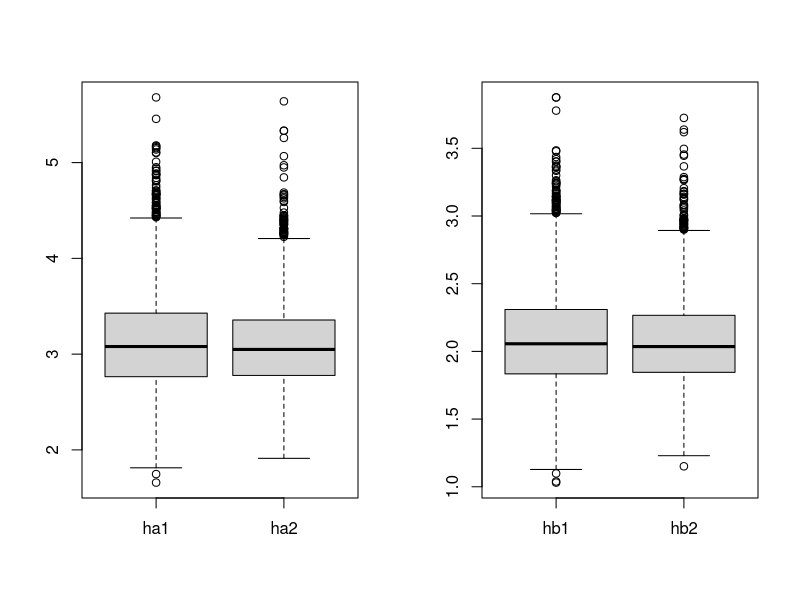

This chart was generated by the following R code:
profile <- function(a, n, barX, barlX){
  ll <- -n*a*log(a)+n*a*log(barX)+n*log(gamma(a))-n*(a-1)*barlX +n*a
}

a <- 3
b <- 2
n <- 100
nMC <- 5000

ha1 <- vector(length=nMC)
hb1 <- vector(length=nMC)
ha2 <- vector(length=nMC)
hb2 <- vector(length=nMC)
for (k in (1:nMC)){
  X <- rgamma(n,a,b)
  
  barX <- mean(X)
  hsigma2 <- var(X)*(n-1)/n
  ha1[k]  <- barX^2/hsigma2
  hb1[k] <- ha1[k]/barX
  
  barlX <- mean(log(X))
  r <- optimize(profile,c(0,20),n, barX, barlX)
  ha2[k] <- r$minimum
  hb2[k] <- ha2[k]/barX
}
ha <- data.frame(ha1=ha1,ha2=ha2)
hb <- data.frame(hb1=hb1,hb2=hb2)

par(mfrow=c(1,2))
boxplot(ha)
boxplot(hb)
par(mfrow=c(1,1))
